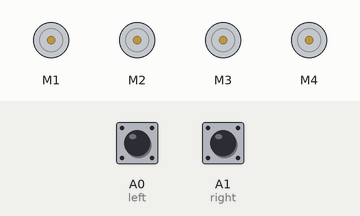
A sketch run on a simulated Arduino Uno, built with avr-gcc and run on an emulated ATmega328P. Parts: 4 × DC motor (green arrow = forward, orange = backward, longer = faster). Inputs (shaded band) come from the test bench; at power-on: A0 (left) HIGH, A1 (right) HIGH. What the sketch prints to the serial monitor is not drawn.

Above: at 1.2 s.
1.3 s: A0 (left) pulled LOW for 0.15 s
At 1.38 s:
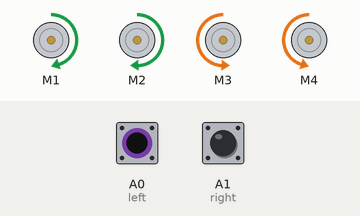
2.9 s: A1 (right) pulled LOW for 0.15 s
At 2.97 s:
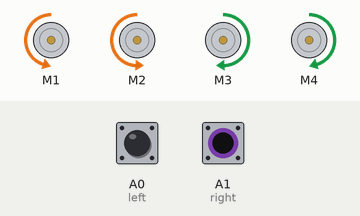
4.5 s: A1 (right) pulled LOW for 3.2 s
At 8.4 s:
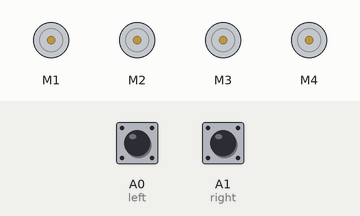
9.2 s: A0 (left) pulled LOW for 3.2 s
At 9.7 s:
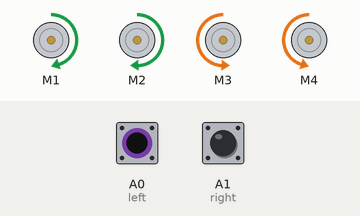
13.9 s: A0 (left) driven LOW and A1 (right) driven LOW
At 14.4 s:
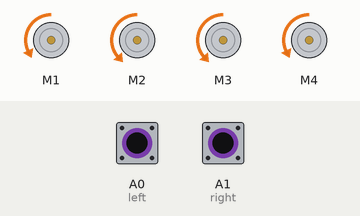
Timing chart, 0 to 16.4 s (numbered marks = the images above; inputs shaded):
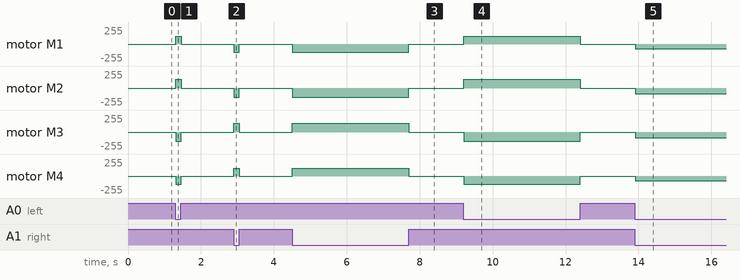

Measured:
- after the input at 1.3 s, motor M1: stopped → forward 120/255 at once, → stopped 0.15 s later; motor M2: stopped → forward 135/255 at once, → stopped 0.15 s later; motor M3: stopped → backward 135/255 at once, → stopped 0.15 s later; motor M4: stopped → backward 120/255 at once, → stopped 0.15 s later
- after the input at 2.9 s, motor M1: stopped → backward 120/255 at once, → stopped 0.15 s later; motor M2: stopped → backward 135/255 at once, → stopped 0.15 s later; motor M3: stopped → forward 135/255 at once, → stopped 0.15 s later; motor M4: stopped → forward 120/255 at once, → stopped 0.15 s later
- after the input at 4.5 s, motor M1: stopped → backward 120/255 at once, → stopped 3.2 s later; motor M2: stopped → backward 135/255 at once, → stopped 3.2 s later; motor M3: stopped → forward 135/255 at once, → stopped 3.2 s later; motor M4: stopped → forward 120/255 at once, → stopped 3.2 s later
- after the input at 9.2 s, motor M1: stopped → forward 120/255 at once, → stopped 3.2 s later; motor M2: stopped → forward 135/255 at once, → stopped 3.2 s later; motor M3: stopped → backward 135/255 at once, → stopped 3.2 s later; motor M4: stopped → backward 120/255 at once, → stopped 3.2 s later
- after the input at 13.9 s, motor M1, motor M4: stopped → backward 70/255 at once; motor M2, motor M3: stopped → backward 85/255 at once

The sketch:

ARDUINO_LINE_FOLLOWING_CAR.ino
```cpp
//ARDUINO LINE FOLLOWING CAR//
// YOU HAVE TO INSTALL THE AFMOTOR LIBRARY BEFORE UPLOAD THE CODE//
// GO TO SKETCH >> INCLUDE LIBRARY >> ADD .ZIP LIBRARY >> SELECT AF MOTOR ZIP FILE //

//including the libraries
#include <AFMotor.h>

//defining pins and variables
#define left A0
#define right A1

//defining motors
AF_DCMotor motor1(1, MOTOR12_1KHZ);
AF_DCMotor motor2(2, MOTOR12_1KHZ);
AF_DCMotor motor3(3, MOTOR34_1KHZ);
AF_DCMotor motor4(4, MOTOR34_1KHZ);

//Start
void setup() {
  //declaring pin types
  pinMode(left,INPUT);
  pinMode(right,INPUT);
  //begin serial communication
  Serial.begin(9600);

}

//Loop for Controlling the rover behaviour until it stops and motors' are released
void loop(){
  //printing values of the sensors to the serial monitor
  Serial.println(digitalRead(left));

  Serial.println(digitalRead(right));

  //line detected by both infrared sensors
  if(digitalRead(left)==0 && digitalRead(right)==0){
    //Forward
    motor1.run(BACKWARD);
    motor1.setSpeed(70);
    motor2.run(BACKWARD);
    motor2.setSpeed(85);
    motor3.run(BACKWARD);
    motor3.setSpeed(85);
    motor4.run(BACKWARD);
    motor4.setSpeed(70);
  }
  //line detected by left sensor
  else if(digitalRead(left)==0 && !digitalRead(right)==0){
    //turn left
    motor1.run(FORWARD);
    motor1.setSpeed(120);
    motor2.run(FORWARD);
    motor2.setSpeed(135);
    motor3.run(BACKWARD);
    motor3.setSpeed(135);
    motor4.run(BACKWARD);
    motor4.setSpeed(120);

  }
  //line detected by right sensor
  else if(!digitalRead(left)==0 && digitalRead(right)==0){
    //turn right
    motor1.run(BACKWARD);
    motor1.setSpeed(120);
    motor2.run(BACKWARD);
    motor2.setSpeed(135);
    motor3.run(FORWARD);
    motor3.setSpeed(135);
    motor4.run(FORWARD);
    motor4.setSpeed(120);

  }
  //line detected by none of the infrared sensors
  else if(!digitalRead(left)==0 && !digitalRead(right)==0){
    //stop
    motor1.run(RELEASE);
    motor1.setSpeed(0);
    motor2.run(RELEASE);
    motor2.setSpeed(0);
    motor3.run(RELEASE);
    motor3.setSpeed(0);
    motor4.run(RELEASE);
    motor4.setSpeed(0);

  }

}
```
